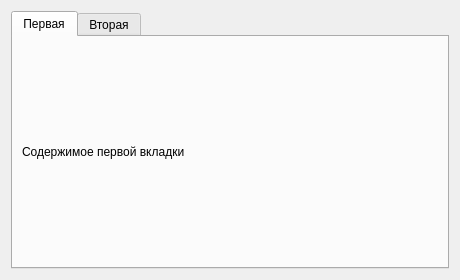
<?xml version="1.0" encoding="UTF-8"?>
<ui version="4.0"><class>Dialog</class><widget class="QDialog" name="Dialog"><property name="geometry"><rect><x>0</x><y>0</y><width>460</width><height>280</height></rect></property><property name="windowTitle"><string>#127 tabs/212_basic_two</string></property><layout class="QVBoxLayout" name="verticalLayout"><property name="leftMargin"><number>11</number></property><property name="topMargin"><number>11</number></property><property name="rightMargin"><number>11</number></property><property name="bottomMargin"><number>11</number></property><property name="spacing"><number>6</number></property><item><widget class="QTabWidget" name="tabs"><property name="currentIndex"><number>0</number></property><widget class="QWidget" name="pageA"><attribute name="title"><string>Первая</string></attribute><layout class="QVBoxLayout" name="pageALayout"><property name="leftMargin"><number>9</number></property><property name="topMargin"><number>9</number></property><property name="rightMargin"><number>9</number></property><property name="bottomMargin"><number>9</number></property><property name="spacing"><number>6</number></property><item><widget class="QLabel" name="l1"><property name="text"><string>Содержимое первой вкладки</string></property></widget></item></layout></widget><widget class="QWidget" name="pageB"><attribute name="title"><string>Вторая</string></attribute><layout class="QVBoxLayout" name="pageBLayout"><property name="leftMargin"><number>9</number></property><property name="topMargin"><number>9</number></property><property name="rightMargin"><number>9</number></property><property name="bottomMargin"><number>9</number></property><property name="spacing"><number>6</number></property><item><widget class="QLabel" name="l2"><property name="text"><string>Содержимое второй вкладки</string></property></widget></item></layout></widget></widget></item></layout></widget></ui>
